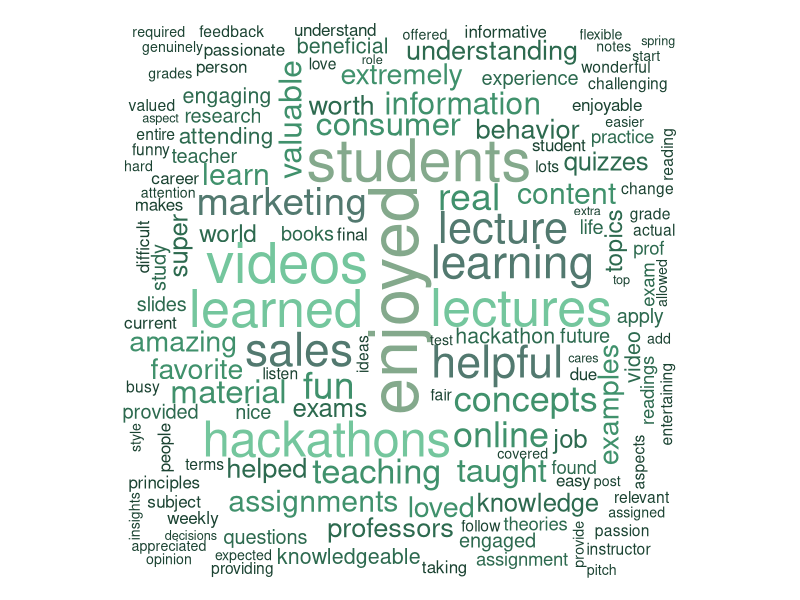
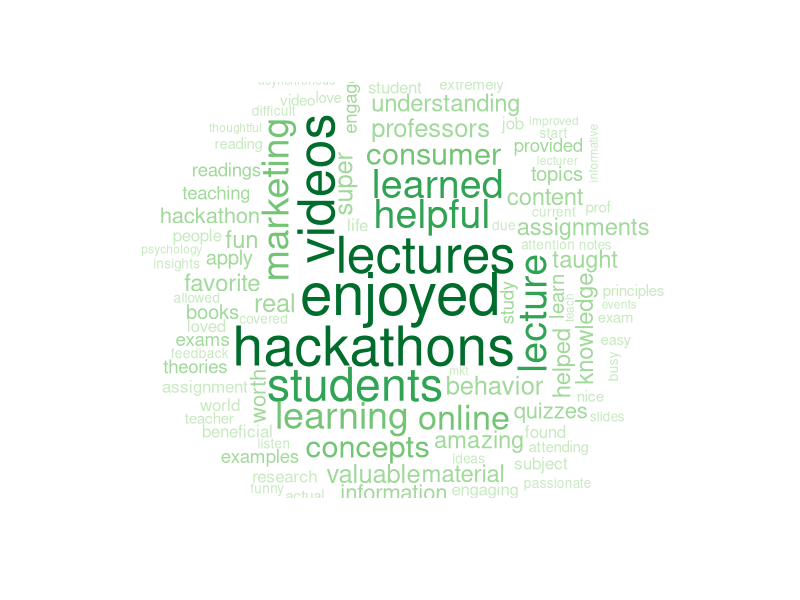
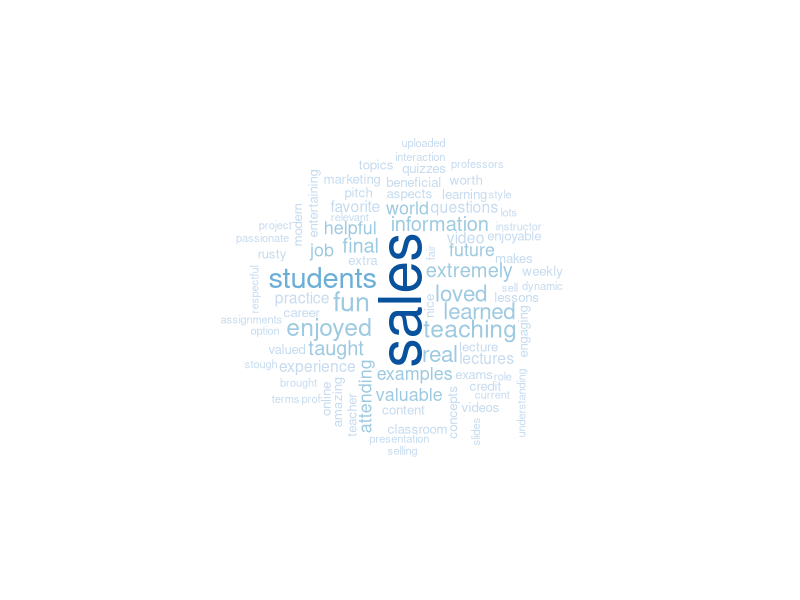
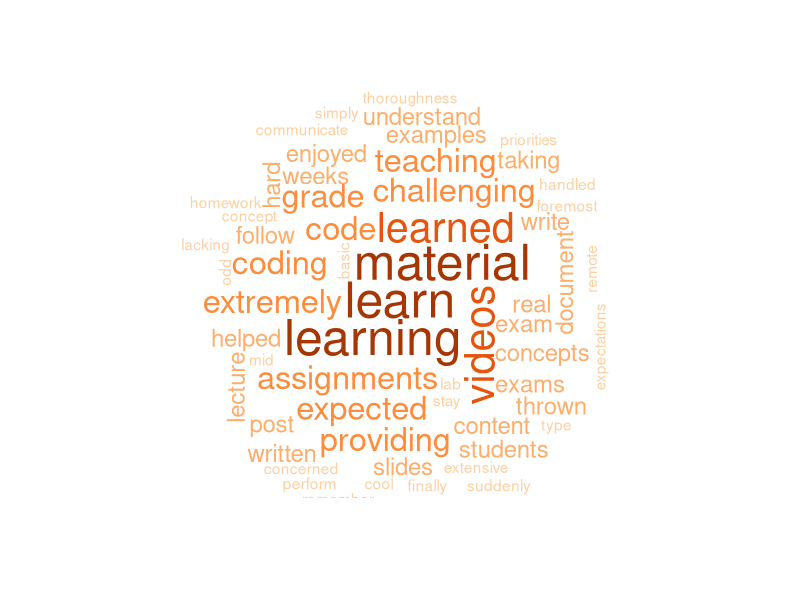
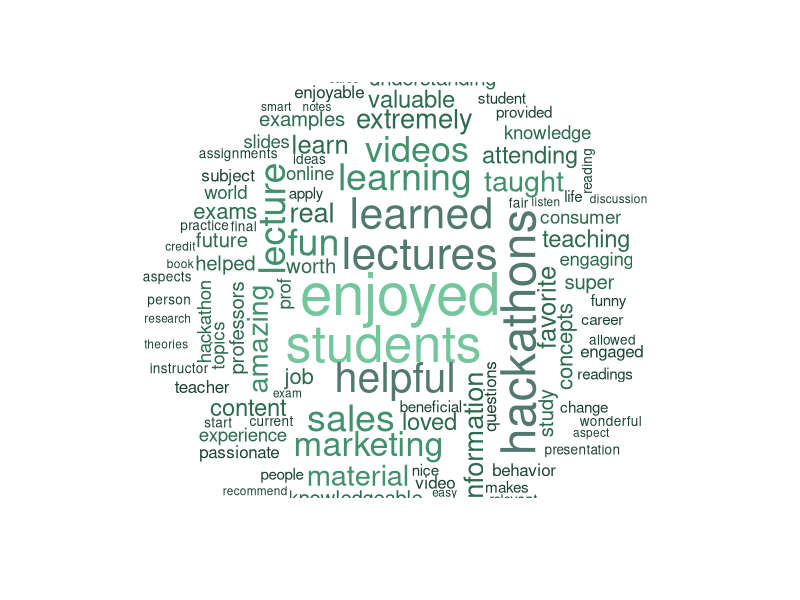
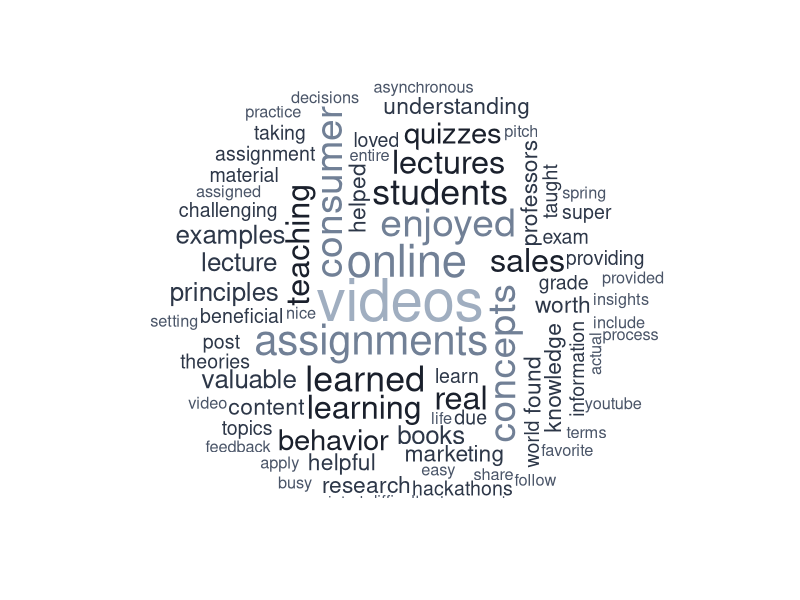
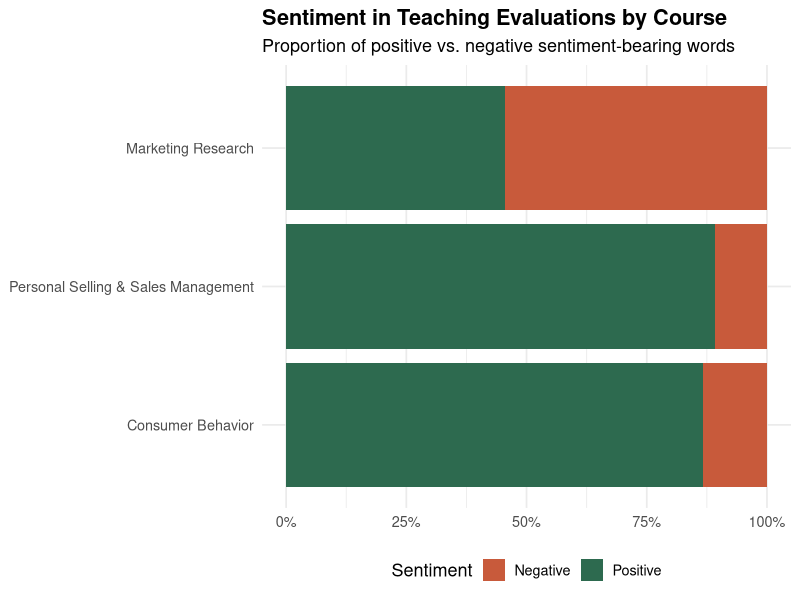
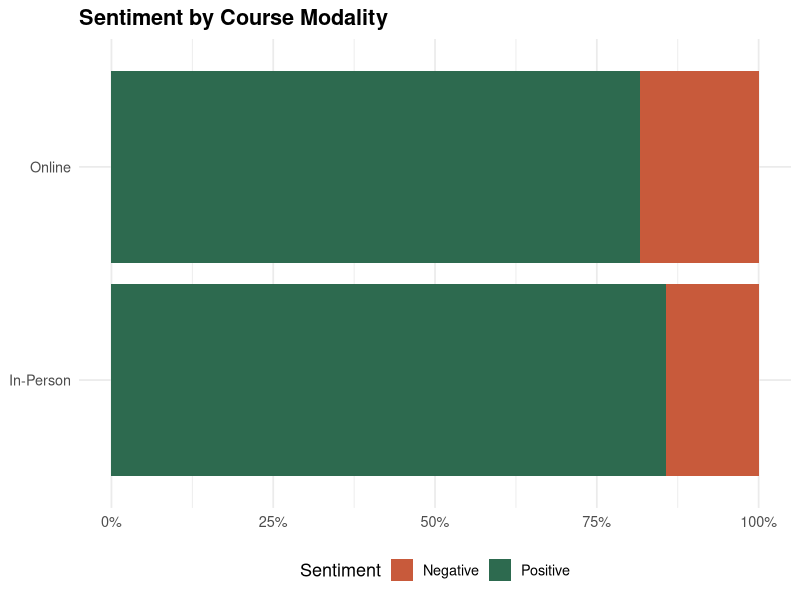

The R script that drew these images, in order:
## ---- chunk 1
#| include: false

# Install packages if needed
# install.packages(c("tidyverse", "tidytext", "wordcloud", "wordcloud2", 
#                    "RColorBrewer", "scales", "ggwordcloud"))

library(tidyverse)
library(tidytext)
library(wordcloud)
library(RColorBrewer)
library(scales)
## ---- chunk 2
# Load the teaching evaluation data
evals <- read_csv("teaching_evaluations.csv")

# Define stop words (standard + custom)
data("stop_words")

custom_stops <- tibble(word = c(
  # Course/university terms
  "class", "course", "professor", "semester", "classes", "courses",
  "umaine", "mbs", "maine", "university", "business", "school",
  # My name variations

  "carter", "erin", "dr", "percival",
  # Common contractions/fragments
 "i'm", "i've", "it's", "don't", "didn't", "wasn't", "wouldn't", "couldn't",
  "i'll", "we're", "they're", "you're", "isn't", "aren't", "won't", "can't",
  # Other common but meaningless terms
  "lot", "much", "well", "really", "also", "even", "always", "never",
  "feel", "felt", "thing", "things", "made", "make", "time", "week"
))

# Tokenize and clean
words_clean <- evals %>%
  unnest_tokens(word, comment_text) %>%
  anti_join(stop_words, by = "word") %>%
  anti_join(custom_stops, by = "word") %>%
  filter(
    str_detect(word, "^[a-z]+$"),  # Only alphabetic
    nchar(word) > 2                 # At least 3 characters
  )
## ---- chunk 3
#| fig-width: 10
#| fig-height: 8

# Get word counts
word_counts <- words_clean %>%
  count(word, sort = TRUE)

# Color palette - Maine/forest inspired
forest_colors <- c("#1B4332", "#2D6A4F", "#40916C", "#52796F", "#74C69D", "#84A98C")

# Generate word cloud
set.seed(42)
png("/home/claude/wordcloud_overall.png", width = 1200, height = 900, res = 150)
par(mar = c(0, 0, 0, 0))
wordcloud(
  words = word_counts$word,
  freq = word_counts$n,
  min.freq = 2,
  max.words = 150,
  random.order = FALSE,
  rot.per = 0.15,
  colors = forest_colors,
  scale = c(4, 0.5)
)
dev.off()

# Also display in document
wordcloud(
  words = word_counts$word,
  freq = word_counts$n,
  min.freq = 2,
  max.words = 150,
  random.order = FALSE,
  rot.per = 0.15,
  colors = forest_colors,
  scale = c(4, 0.5)
)
## ---- chunk 4
#| fig-width: 10
#| fig-height: 7

cb_words <- words_clean %>%
  filter(course_name == "Consumer Behavior") %>%
  count(word, sort = TRUE)

set.seed(42)
png("/home/claude/wordcloud_consumer_behavior.png", width = 1000, height = 700, res = 150)
par(mar = c(0, 0, 0, 0))
wordcloud(
  words = cb_words$word,
  freq = cb_words$n,
  min.freq = 2,
  max.words = 100,
  random.order = FALSE,
  rot.per = 0.15,
  colors = brewer.pal(6, "Greens")[2:6],
  scale = c(3.5, 0.4)
)
dev.off()

wordcloud(
  words = cb_words$word,
  freq = cb_words$n,
  min.freq = 2,
  max.words = 100,
  random.order = FALSE,
  rot.per = 0.15,
  colors = brewer.pal(6, "Greens")[2:6],
  scale = c(3.5, 0.4)
)
## ---- chunk 5
#| fig-width: 10
#| fig-height: 7

sales_words <- words_clean %>%
  filter(course_name == "Personal Selling & Sales Management") %>%
  count(word, sort = TRUE)

set.seed(42)
png("/home/claude/wordcloud_sales.png", width = 1000, height = 700, res = 150)
par(mar = c(0, 0, 0, 0))
wordcloud(
  words = sales_words$word,
  freq = sales_words$n,
  min.freq = 2,
  max.words = 80,
  random.order = FALSE,
  rot.per = 0.15,
  colors = brewer.pal(6, "Blues")[2:6],
  scale = c(3.5, 0.4)
)
dev.off()

wordcloud(
  words = sales_words$word,
  freq = sales_words$n,
  min.freq = 2,
  max.words = 80,
  random.order = FALSE,
  rot.per = 0.15,
  colors = brewer.pal(6, "Blues")[2:6],
  scale = c(3.5, 0.4)
)
## ---- chunk 6
#| fig-width: 10
#| fig-height: 7

research_words <- words_clean %>%
  filter(course_name == "Marketing Research") %>%
  count(word, sort = TRUE)

set.seed(42)
png("/home/claude/wordcloud_research.png", width = 1000, height = 700, res = 150)
par(mar = c(0, 0, 0, 0))
wordcloud(
  words = research_words$word,
  freq = research_words$n,
  min.freq = 1,
  max.words = 60,
  random.order = FALSE,
  rot.per = 0.15,
  colors = brewer.pal(6, "Oranges")[2:6],
  scale = c(3, 0.4)
)
dev.off()

wordcloud(
  words = research_words$word,
  freq = research_words$n,
  min.freq = 1,
  max.words = 60,
  random.order = FALSE,
  rot.per = 0.15,
  colors = brewer.pal(6, "Oranges")[2:6],
  scale = c(3, 0.4)
)
## ---- chunk 7
#| fig-width: 10
#| fig-height: 7

inperson_words <- words_clean %>%
  filter(modality == "in-person") %>%
  count(word, sort = TRUE)

set.seed(42)
png("/home/claude/wordcloud_inperson.png", width = 1000, height = 700, res = 150)
par(mar = c(0, 0, 0, 0))
wordcloud(
  words = inperson_words$word,
  freq = inperson_words$n,
  min.freq = 2,
  max.words = 100,
  random.order = FALSE,
  rot.per = 0.15,
  colors = c("#1B4332", "#2D6A4F", "#40916C", "#52796F", "#74C69D"),
  scale = c(3.5, 0.4)
)
dev.off()

wordcloud(
  words = inperson_words$word,
  freq = inperson_words$n,
  min.freq = 2,
  max.words = 100,
  random.order = FALSE,
  rot.per = 0.15,
  colors = c("#1B4332", "#2D6A4F", "#40916C", "#52796F", "#74C69D"),
  scale = c(3.5, 0.4)
)
## ---- chunk 8
#| fig-width: 10
#| fig-height: 7

online_words <- words_clean %>%
  filter(modality == "online") %>%
  count(word, sort = TRUE)

set.seed(42)
png("/home/claude/wordcloud_online.png", width = 1000, height = 700, res = 150)
par(mar = c(0, 0, 0, 0))
wordcloud(
  words = online_words$word,
  freq = online_words$n,
  min.freq = 2,
  max.words = 80,
  random.order = FALSE,
  rot.per = 0.15,
  colors = c("#4A5568", "#2D3748", "#1A202C", "#718096", "#A0AEC0"),
  scale = c(3.5, 0.4)
)
dev.off()

wordcloud(
  words = online_words$word,
  freq = online_words$n,
  min.freq = 2,
  max.words = 80,
  random.order = FALSE,
  rot.per = 0.15,
  colors = c("#4A5568", "#2D3748", "#1A202C", "#718096", "#A0AEC0"),
  scale = c(3.5, 0.4)
)
## ---- chunk 9
# Load bing sentiment lexicon
bing <- get_sentiments("bing")

# Join with words
word_sentiments <- words_clean %>%
  inner_join(bing, by = "word")
## ---- chunk 10
#| fig-width: 9
#| fig-height: 5

sentiment_by_course <- word_sentiments %>%
  count(course_name, sentiment) %>%
  pivot_wider(names_from = sentiment, values_from = n, values_fill = 0) %>%
  mutate(
    total = positive + negative,
    pct_positive = positive / total
  )

# Create stacked bar chart
sentiment_plot_course <- word_sentiments %>%
  count(course_name, sentiment) %>%
  ggplot(aes(x = reorder(course_name, -n), y = n, fill = sentiment)) +
  geom_col(position = "fill") +
  scale_fill_manual(
    values = c("negative" = "#C85A3B", "positive" = "#2D6A4F"),
    labels = c("Negative", "Positive")
  ) +
  scale_y_continuous(labels = percent) +
  coord_flip() +
  labs(
    title = "Sentiment in Teaching Evaluations by Course",
    subtitle = "Proportion of positive vs. negative sentiment-bearing words",
    x = NULL,
    y = NULL,
    fill = "Sentiment"
  ) +
  theme_minimal(base_size = 13) +
  theme(
    plot.title = element_text(face = "bold"),
    legend.position = "bottom"
  )

ggsave("/sentiment_by_course.png", sentiment_plot_course, 
       width = 9, height = 5, dpi = 150)
sentiment_plot_course
## ---- chunk 11
#| fig-width: 8
#| fig-height: 4

sentiment_by_modality <- word_sentiments %>%
  count(modality, sentiment) %>%
  pivot_wider(names_from = sentiment, values_from = n, values_fill = 0) %>%
  mutate(
    total = positive + negative,
    pct_positive = positive / total
  )

sentiment_plot_modality <- word_sentiments %>%
  count(modality, sentiment) %>%
  mutate(modality = ifelse(modality == "in-person", "In-Person", "Online")) %>%
  ggplot(aes(x = modality, y = n, fill = sentiment)) +
  geom_col(position = "fill") +
  scale_fill_manual(
    values = c("negative" = "#C85A3B", "positive" = "#2D6A4F"),
    labels = c("Negative", "Positive")
  ) +
  scale_y_continuous(labels = percent) +
  coord_flip() +
  labs(
    title = "Sentiment by Course Modality",
    x = NULL,
    y = NULL,
    fill = "Sentiment"
  ) +
  theme_minimal(base_size = 13) +
  theme(
    plot.title = element_text(face = "bold"),
    legend.position = "bottom"
  )

ggsave("sentiment_by_modality.png", sentiment_plot_modality, 
       width = 8, height = 4, dpi = 150)
sentiment_plot_modality
## ---- chunk 12
#| fig-width: 10
#| fig-height: 5

# Top positive words
top_positive <- word_sentiments %>%
  filter(sentiment == "positive") %>%
  count(word, sort = TRUE) %>%
  head(12) %>%
  mutate(word = fct_reorder(word, n))

# Top negative words
top_negative <- word_sentiments %>%
  filter(sentiment == "negative") %>%
  count(word, sort = TRUE) %>%
  head(12) %>%
  mutate(word = fct_reorder(word, n))

# Combine plots
library(patchwork)

p1 <- ggplot(top_positive, aes(x = n, y = word)) +
  geom_col(fill = "#2D6A4F") +
  labs(title = "Most Common Positive Words", x = "Frequency", y = NULL) +
  theme_minimal(base_size = 11)

p2 <- ggplot(top_negative, aes(x = n, y = word)) +
  geom_col(fill = "#C85A3B") +
  labs(title = "Most Common Negative Words", x = "Frequency", y = NULL) +
  theme_minimal(base_size = 11)

combined_sentiment <- p1 + p2

ggsave("top_sentiment_words.png", combined_sentiment, 
       width = 10, height = 5, dpi = 150)
combined_sentiment
## ---- chunk 13
# Overall stats
cat("Total comments:", nrow(evals), "\n")
cat("Total words (after cleaning):", nrow(words_clean), "\n")
cat("Unique words:", n_distinct(words_clean$word), "\n\n")

# By course
evals %>%
  count(course_name, name = "n_comments") %>%
  arrange(desc(n_comments)) %>%
  knitr::kable(col.names = c("Course", "Number of Comments"))

# By modality
evals %>%
  count(modality, name = "n_comments") %>%
  knitr::kable(col.names = c("Modality", "Number of Comments"))

# Sentiment summary
cat("\nOverall Sentiment:\n")
word_sentiments %>%
  count(sentiment) %>%
  mutate(pct = n / sum(n)) %>%
  knitr::kable(col.names = c("Sentiment", "Count", "Percentage"), digits = 3)
